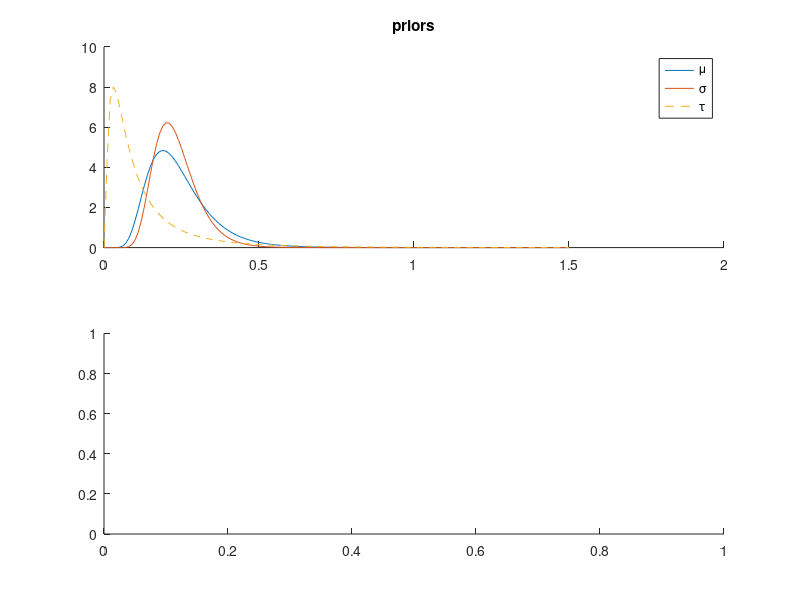

Write the MATLAB code that produced this figure. (Note: this script raises an error after producing the figure.)
%% investigating a more bayesian estimator
%
%  Now that I know about using MCMC to sample the posterior, it seems like
%  I should be able to use that to make a much better estimator.
%

%% Simulation settings
% This simulates an RSVP experiment.  Stimuli are shown in blocks, with
% some amount of time between blocks.  Stimulation rate, block length,
% inter-block interval and number of blocks are all configurable. 
%
% Some stimuli are assumed to be non-targets, and others are
% targets. The proportion of targets is configurable.
%
% For responses, a proportion of targets (pHit) generate a response and a
% proportion of nontargets (pFa) also generate a response. Response
% latencies are sampled from an exGaussian distribution with configurable
% parameters.

% for deterministic performance
%rng('default'); 

% change to 
rng('shuffle') 
% if you want to get a sense of how much variability you can get on
% repeated runs.

% stimulation settings
stim_rate = 4; % Stim/s
block_length = 60; % s
inter_block_interval = 10; % s
n_block = 10; % number of blocks
pTar = 0.1; % proportion of stimuli that are targets

% True performance parameters
pHit = 0.6; % hit rate
pFa = 0.01; % false alarm rate

% exgaussian RT parameters
mu = 0.3;
sigma = 0.05;
tau = 0.1;

% exgaussian random numbers
exgr = @(sz) normrnd(mu, sigma, sz) + exprnd(tau, sz);

% analysis parameters
t_res = 0.01;
t_support = 1.5;

%% Run the simulation
% Setup stimulus times
block_stim = 0:(1/stim_rate):block_length;
stim_time_mtx = repmat(block_stim(:), 1, n_block);
blk_add = (0:(n_block-1)).*(block_stim(end) + inter_block_interval);
stim_time_mtx = bsxfun(@plus, blk_add, stim_time_mtx);
stim_time = stim_time_mtx(:)';

% setup stimulus labels
nTar = round(numel(stim_time)*pTar);
lbl = false(size(stim_time));
lbl(1:nTar) = true;
stim_label = lbl(randperm(numel(stim_time)));

% setup buttonpresses
nHit = round(pHit*sum(stim_label));
tar_times = stim_time(stim_label);
hit_idx = false(size(tar_times));
hit_idx(1:nHit) = true;
hit_idx = hit_idx(randperm(numel(hit_idx)));
hit_times = tar_times(hit_idx);
hit_responses = exgr(size(hit_times)) + hit_times;

nFa = round(pFa*sum(~stim_label));
nt_times = stim_time(~stim_label);
fa_idx = false(size(nt_times));
fa_idx(1:nFa) = true;
fa_idx = fa_idx(randperm(numel(fa_idx)));
fa_times = nt_times(fa_idx);
fa_responses = exgr(size(fa_times)) + fa_times;

button_time = sort([hit_responses fa_responses]);

%% RT Priors

%Hyper-parameters
hp_mu = [-1.5, 0.4];
hp_sig = [-1.5, 0.3];
hp_tau = [-2.5, 1];

% pdfs
pr_mu = @(mu) lognpdf(mu, hp_mu(1), hp_mu(2));
pr_sig = @(sig) lognpdf(sig, hp_sig(1), hp_sig(2));
pr_tau = @(tau) lognpdf(tau, hp_tau(1), hp_tau(2));

%% look at these choices...
t = 0:.01:1.5;
figure;
subplot(2,1,1);
hold on;
ax = gca;
h(1) = plot(ax, t, pr_mu(t));
h(2) = plot(ax, t, pr_sig(t));
h(3) = plot(ax, t, pr_tau(t), '--');
title(ax, 'priors');
legend(ax, h, {'\mu', '\sigma', '\tau'});

subplot(2,1,2);
hold on;
ax = gca;
ndraw = 100;
th = zeros(ndraw, 3);
for i = 1:ndraw
    mu = lognrnd(hp_mu(1), hp_mu(2));
    sig = lognrnd(hp_sig(1), hp_sig(2));
    tau = lognrnd(hp_tau(1), hp_tau(2));
    plot(ax, t, exgaussPdf(t, mu, sig, tau));
    th(i, :) = [mu, sig, tau];
end
title(ax, 'Permitted PDFs');

%% HR prior
% Hyper-parameters
hp_h = [2 .65];

% pdf
pr_h = @(h) betapdf(h, hp_h(1)*hp_h(2), hp_h(1)*(1-hp_h(2)));

%% Full prior
prior = @(th) prod([pr_h(th(1)), pr_mu(th(2)), pr_sig(th(3)), pr_tau(th(4))]);
lik = @(th) rsvpLikelihood(stim_time, stim_label, button_time, t_res, t_support, th(1), th(2:end));

%% Test the likelihood function:
% lik([pHit, mu, sigma, tau]);

% That likelihood function works, but I implemented it much faster in RSVPPerformanceML3
% TODO: Use the RSVPPerformanceML3 implementation with MWG